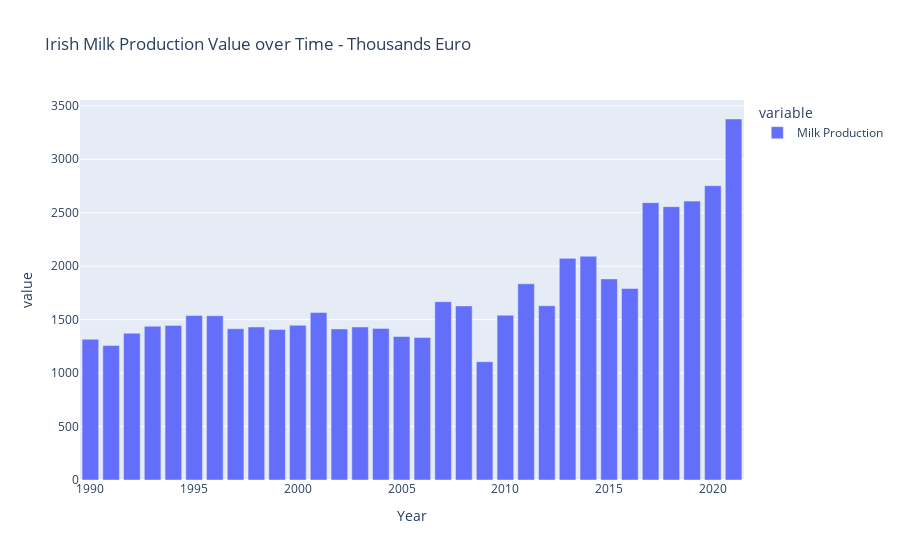

Notebook code for this chart:
### Markdown cell above
## Read Data

### Code cell
df = pd.read_csv("./../artifacts/TA_inputoutputvalue_1990_2021_CSO.csv")

## Extract milk production dataset
# drop redundunt columns
df = df.drop('Unnamed: 0',axis = 1)

# extract milk dataset
df_milk = df[['Year',
#              'UNIT',
              'All Livestock Products - Milk',
              'Taxes on Products',
              'Subsidies on Products',
              'Compensation of Employees',
              'Contract Work',
              'Entrepreneurial Income',
              'Factor Income',
              'Fixed Capital Consumption - Farm Buildings',
              'Fixed Capital Consumption - Machinery, Equipment, etc',
              'Interest less FISIM',
              'Operating Surplus',
              'Livestock - Cattle',
              'Livestock - Sheep',
              'Land Rental',
              'Intermediate Consumption - Contract Work',
              'Intermediate Consumption - Crop Protection Products',
              'Intermediate Consumption - Energy and Lubricants',
              'Intermediate Consumption - Feeding Stuffs',
              'Intermediate Consumption - Fertilisers',
              'Intermediate Consumption - Financial Intermediation Services Indirect',
              'Intermediate Consumption - Forage Plants',
              'Intermediate Consumption - Maintenance and Repairs',
              'Intermediate Consumption - Seeds',
              'Intermediate Consumption - Services',
              'Intermediate Consumption - Veterinary Expenses',
              'Intermediate Consumption - Other Goods (Detergents, Small Tools, etc)',
              'Intermediate Consumption - Other Goods and Services'
              
             ]]
# Assign year as index
df_milk.set_index('Year',drop=True,inplace=True)
# rename column
df_milk = df_milk.rename(columns={'All Livestock Products - Milk':'Milk Production'})


#print("Milk production dataset dimenssions \n", df_milk.shape,'\n')
#print( df_milk.info())

# chosse only Milk production column
df_milk = df_milk['Milk Production']
fig = px.bar(df_milk,title='Irish Milk Production Value over Time - Thousands Euro')
fig.show()

### Figure 1 — Plotly figure (JSON) as saved in the notebook; plotly's stock layout.template omitted (floating-point values rounded to 4 significant figures)
{"data": [{"alignmentgroup": "True", "hovertemplate": "variable=Milk Production<br>Year=%{x}<br>value=%{y}<extra></extra>", "legendgroup": "Milk Production", "marker": {"color": "#636efa", "pattern": {"shape": ""}}, "name": "Milk Production", "offsetgroup": "Milk Production", "orientation": "v", "showlegend": true, "textposition": "auto", "type": "bar", "x": [1990, 1991, 1992, 1993, 1994, 1995, 1996, 1997, 1998, 1999, 2000, 2001, 2002, 2003, 2004, 2005, 2006, 2007, 2008, 2009, 2010, 2011, 2012, 2013, 2014, 2015, 2016, 2017, 2018, 2019, 2020, 2021], "xaxis": "x", "y": [1316.0, 1259.0, 1373.0, 1439, 1446.0, 1538.0, 1536, 1414.0, 1431.0, 1409.0, 1447.0, 1566.0, 1413, 1431.0, 1418.0, 1342.0, 1332.0, 1668.0, 1628.0, 1106.0, 1542.0, 1835.0, 1630.0, 2073.0, 2093.0, 1881.0, 1791.0, 2594.0, 2557.0, 2609.0, 2753.0, 3377.0], "yaxis": "y"}], "layout": {"barmode": "relative", "legend": {"title": {"text": "variable"}, "tracegroupgap": 0}, "title": {"text": "Irish Milk Production Value over Time - Thousands Euro"}, "xaxis": {"anchor": "y", "domain": [0, 1], "title": {"text": "Year"}}, "yaxis": {"anchor": "x", "domain": [0, 1], "title": {"text": "value"}}}}
